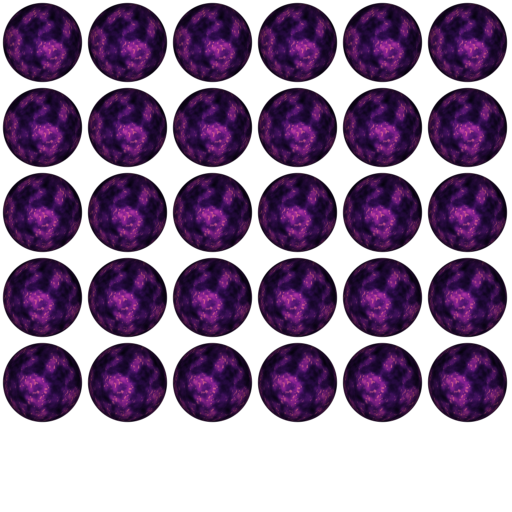
#> input picture client-patch/art/ui/elvui/orb_fill_arcane_power_1.png, 1024 x 1024 px (shown at 1/2 size); its folder holds 2 pictures in this run
$ python shift_orb_fill.py
#> lines starting #> are read from the running program, lines starting #| are printed output that depends on the picture
#!/usr/bin/env python3
"""The Monk's Spirit orb fill: the Wizard's Arcane Power fill, colour-shifted to tan/white.

The designer (card q-1013-23, diablocraft-9k91n): "can we color shift the resource orb
from the wizard to a tan/white?" Reads orb_fill_arcane_power_{1,2}.png (the designer's
own fills, diablocraft-zgjb) and writes orb_fill_spirit_{1,2}.png beside them.
Each pixel's luminance, scaled so the brightest pixel of the two sheets is 1,
picks a colour on the RAMP below (a gradient map); alpha is copied unchanged, so
the cells, discs and margins are the source's. build_ui_art.py then makes the
BLPs. RAMP is the look: the designer tunes it from the screenshot.
"""

import sys
from pathlib import Path

from PIL import Image

HERE = Path(__file__).resolve().parent
SOURCE = "orb_fill_arcane_power_{}.png"
TARGET = "orb_fill_spirit_{}.png"

# (luminance 0..1, RGB): deep brown in the shadows, tan in the body, white in the sparkles.
RAMP = [(0.0, (70, 52, 34)), (0.45, (196, 164, 120)), (0.75, (232, 214, 184)), (1.0, (255, 252, 244))]


def ramp_colour(t: float) -> tuple[int, ...]:
    for (t0, c0), (t1, c1) in zip(RAMP, RAMP[1:]):
        if t <= t1:
            f = (t - t0) / (t1 - t0)
            return tuple(round(a + (b - a) * f) for a, b in zip(c0, c1))
    return RAMP[-1][1]


def main() -> int:
    sources = [Image.open(HERE / SOURCE.format(n)).convert("RGBA") for n in (1, 2)]
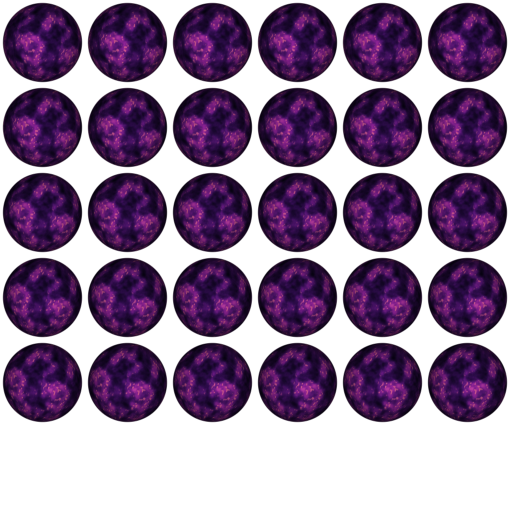
#> input picture client-patch/art/ui/elvui/orb_fill_arcane_power_2.png, 1024 x 1024 px (shown at 1/2 size)
#> sources = 2 items
    lmax = max(image.convert("L").getextrema()[1] for image in sources)
#> lmax = 131
    lut = [ramp_colour(min(1.0, value / lmax)) for value in range(256)]
#> lut = 256 items, first 6: (70, 52, 34), (72, 54, 35), (74, 56, 37), (76, 58, 38), (79, 60, 40), (81, 61, 41)
    for n, image in zip((1, 2), sources):
        luma = image.convert("L")
        channels = [luma.point([colour[i] for colour in lut]) for i in range(3)]
        out = Image.merge("RGBA", channels + [image.getchannel("A")])
        assert out.getchannel("A").tobytes() == image.getchannel("A").tobytes()
        out.save(HERE / TARGET.format(n))
        print(f"{TARGET.format(n)} {out.width}x{out.height} from {SOURCE.format(n)} (luminance max {lmax})")
#> this loop made 2 passes
#> n on passes 1 to 2: 1, 2
#| orb_fill_spirit_1.png 1024x1024 from orb_fill_arcane_power_1.png (luminance max 131)
#| orb_fill_spirit_2.png 1024x1024 from orb_fill_arcane_power_2.png (luminance max 131)
#> pass 1, in main, `luma = image.convert("L")`:
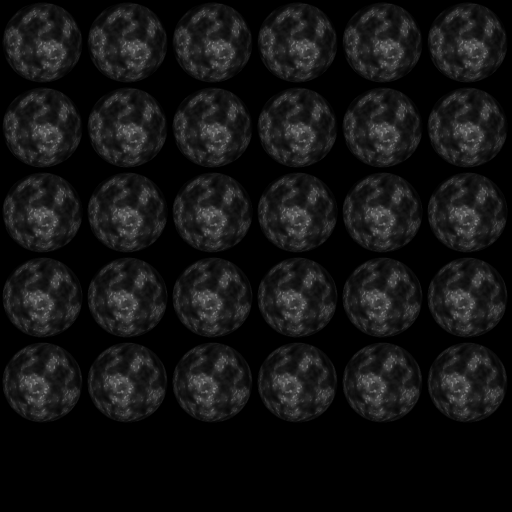
#> luma: PIL image 1024x1024 L (shown at 1/2 size); min 0, max 131, mean 19.2
#> pass 1, in main, `out = Image.merge("RGBA", channels + [image.getchannel("A")])`:
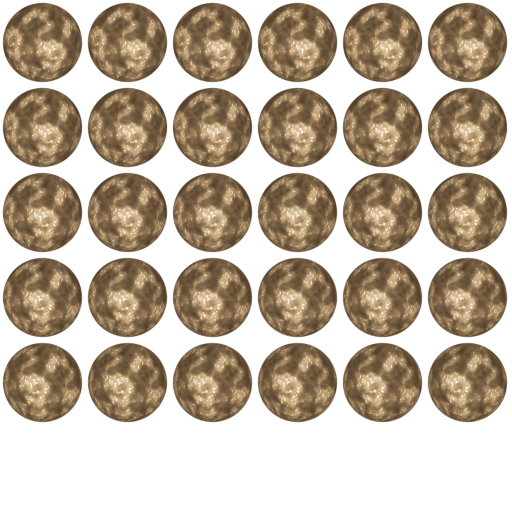
#> out: PIL image 1024x1024 RGBA (shown at 1/2 size); mean R, G, B, A 109.4, 87.6, 62.2, 143; transparent parts drawn white
#> pass 2, in main, `luma = image.convert("L")`:
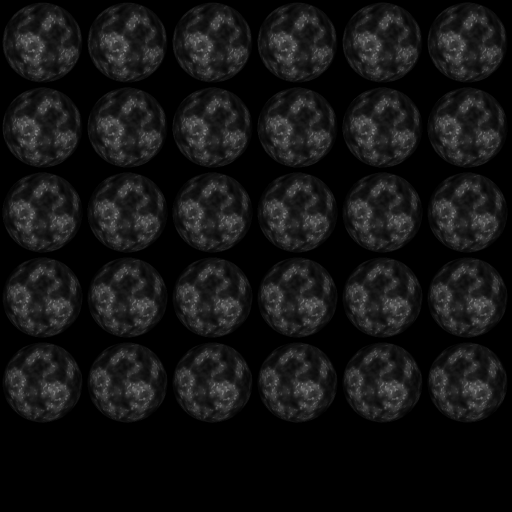
#> luma: PIL image 1024x1024 L (shown at 1/2 size); min 0, max 129, mean 19.2
#> pass 2, in main, `out = Image.merge("RGBA", channels + [image.getchannel("A")])`:
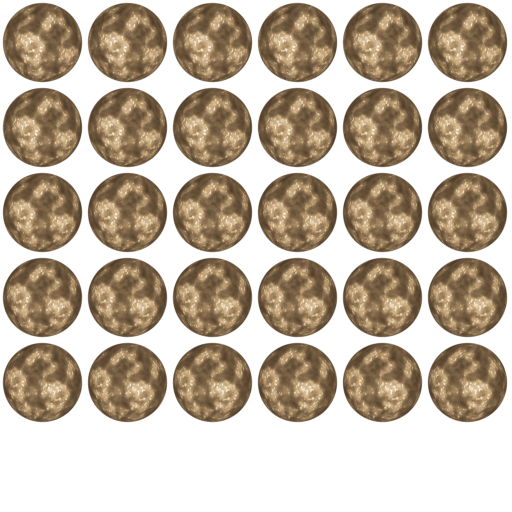
#> out: PIL image 1024x1024 RGBA (shown at 1/2 size); mean R, G, B, A 109.7, 87.8, 62.3, 143; transparent parts drawn white
    return 0


if __name__ == "__main__":
    sys.exit(main())
#> (the program exits here)
